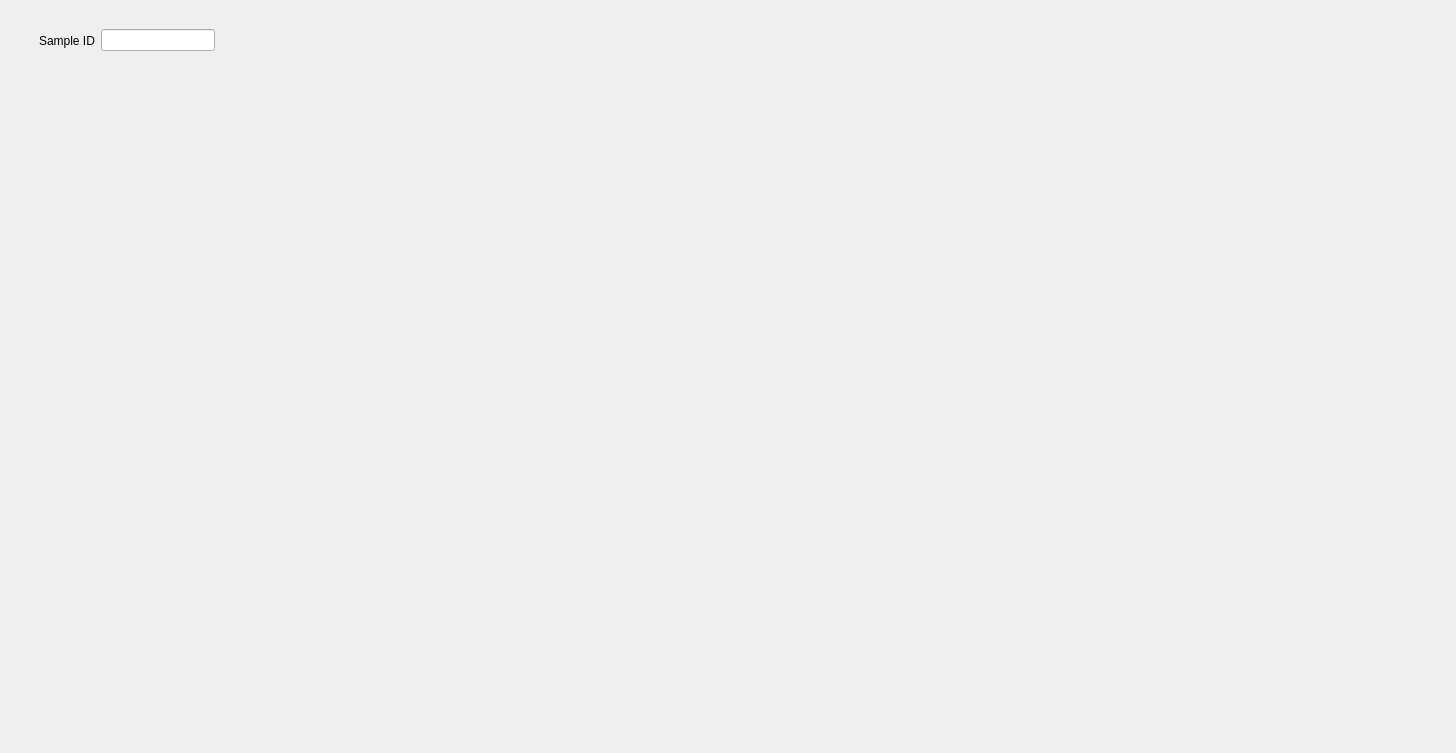
<?xml version="1.0" encoding="UTF-8"?>
<ui version="4.0">
 <class>Form</class>
 <widget class="QWidget" name="Form">
  <property name="geometry">
   <rect>
    <x>0</x>
    <y>0</y>
    <width>1456</width>
    <height>753</height>
   </rect>
  </property>
  <property name="windowTitle">
   <string>Form</string>
  </property>
  <widget class="QWidget" name="bottom_plot_frame" native="true">
   <property name="geometry">
    <rect>
     <x>10</x>
     <y>420</y>
     <width>871</width>
     <height>321</height>
    </rect>
   </property>
  </widget>
  <widget class="QWidget" name="top_plot_frame" native="true">
   <property name="geometry">
    <rect>
     <x>11</x>
     <y>120</y>
     <width>871</width>
     <height>291</height>
    </rect>
   </property>
  </widget>
  <widget class="QFrame" name="frame">
   <property name="geometry">
    <rect>
     <x>30</x>
     <y>20</y>
     <width>194</width>
     <height>41</height>
    </rect>
   </property>
   <layout class="QHBoxLayout" name="horizontalLayout">
    <item>
     <widget class="QLabel" name="label">
      <property name="text">
       <string>Sample ID</string>
      </property>
     </widget>
    </item>
    <item>
     <widget class="QLineEdit" name="lineEdit"/>
    </item>
   </layout>
  </widget>
 </widget>
 <resources/>
 <connections/>
</ui>
